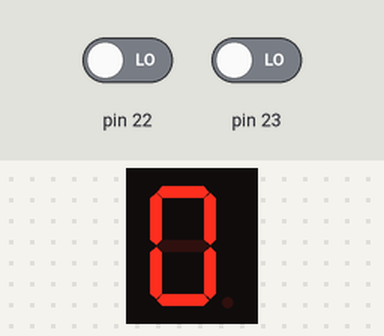
The program below on a simulated Arduino Uno, built with avr-gcc and run on an emulated ATmega328P. Shown: 1-digit seven-segment display. Wiring (inferred from the names in the program): 1-digit 7-segment display, segments lit when HIGH: segments pin 7, pin 8, pin 9, pin 10, pin 11, pin 12, pin 13. The inputs (shaded band) are chosen by the test bench; at power-on: pin 22 LOW, pin 23 LOW. The segment pins are drawn as the display they are named for; what the program prints to the serial monitor is not drawn.

Above: at 0.1 s.
At 20.1 s:
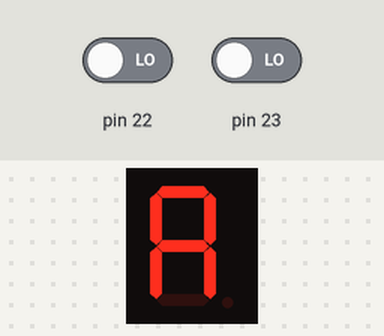
At 24.1 s:
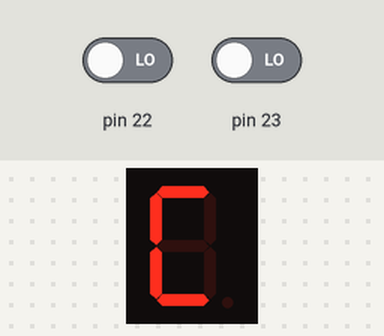
At 26.1 s:
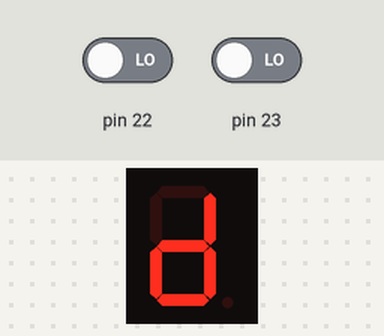
At 28.1 s:
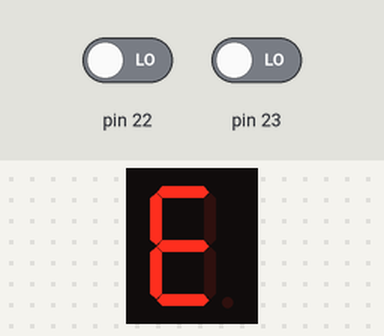
At 30.1 s:
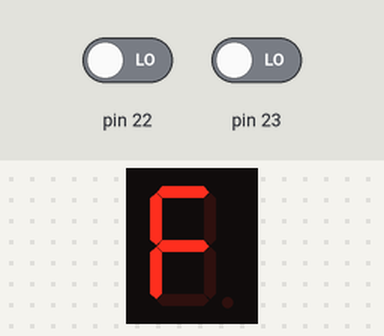

Measured:
- what the display in image 1 shows lasts 1.0 s, from 20.0 s to 21.0 s

The program:

main.cpp
```cpp
#include <Arduino.h>

int A = PD7;
int B = PB0;
int C = PB1;
int D = PB2;
int E = PB3;
int F = PB4;
int G = PB5;

void setup() {
    DDRB = 0x3f;
    DDRD = 0x80;
    Serial.begin(115200);
}

void clear() {
    PORTB = 0x0;
    PORTD = 0x0;
    PORTC = 0x0;
}

void print0() {
    // turn on every segment except G

    PORTB |= (1 << B) | (1 << C) | (1 << D) | (1 << E) | (1 << F);
    PORTD |= (1 << A);
}

void print1() {
    // turn on only B and C

    PORTB |= (1 << B) | (1 << C);
}

void print2() {
    // turn on only A B G E D

    PORTB |= (1 << B) | (1 << G) | (1 << E) | (1 << D);
    PORTD |= (1 << A);
}

void print3() {
    // turn on everthing except F and E

    PORTB |= (1 << B) | (1 << G) | (1 << C) | (1 << D);
    PORTD |= (1 << A);
}

void print4() {
    // turn on only F G B C

    PORTB |= (1 << F) | (1 << G) | (1 << B) | (1 << C);
}

void print5() {
    // turn on only A F G C D

    PORTB |= (1 << F) | (1 << G) | (1 << C) | (1 << D);
    PORTD |= (1 << A);
}

void print6() {
    // only B is off
    PORTB |= (1 << C) | (1 << D) | (1 << E) | (1 << F) | (1 << G);
    PORTD |= (1 << A);
}

void print7() {
    // turn on only A B C

    PORTB |= (1 << B) | (1 << C);
    PORTD |= (1 << A);
}

void print8() {
    // turn on everything

    PORTB |= (1 << B) | (1 << C) | (1 << D) | (1 << E) | (1 << F) | (1 << G);
    PORTD |= (1 << A);
}

void print9() {
    // only E is off
    PORTB |= (1 << B) | (1 << C) | (1 << D) | (1 << F) | (1 << G);
    PORTD |= (1 << A);
}

void printA() {
    // only D is off
    PORTB |= (1 << B) | (1 << C) | (1 << E) | (1 << F) | (1 << G);
    PORTD |= (1 << A);
}

void printB() {
    // A and B are off

    PORTB |= (1 << C) | (1 << D) | (1 << E) | (1 << F) | (1 << G);
}

void printC() {
    // turn on A F E D

    PORTB |= (1 << D) | (1 << E) | (1 << F);
    PORTD |= (1 << A);
}

void printD() {
    // A and F are off

    PORTB |= (1 << B) | (1 << C) | (1 << D) | (1 << E) | (1 << G);
}

void printE() {
    // B and C are off

    PORTB |= (1 << D) | (1 << E) | (1 << F) | (1 << G);
    PORTD |= (1 << A);
}

void printF() {
    // B C D are off

    PORTB |= (1 << E) | (1 << F) | (1 << G);
    PORTD |= (1 << A);
}

void loop() {
    print0();
    Serial.println(PINB);
    delay(1000);
    clear();
    delay(1000);
    print1();
    delay(1000);
    clear();
    delay(1000);
    print2();
    delay(1000);
    clear();
    delay(1000);
    print3();
    delay(1000);
    clear();
    delay(1000);
    print4();
    delay(1000);
    clear();
    delay(1000);
    print5();
    delay(1000);
    clear();
    delay(1000);
    print6();
    delay(1000);
    clear();
    delay(1000);
    print7();
    delay(1000);
    clear();
    delay(1000);
    print8();
    delay(1000);
    clear();
    delay(1000);
    print9();
    delay(1000);
    clear();
    delay(1000);
    printA();
    delay(1000);
    clear();
    delay(1000);
    printB();
    delay(1000);
    clear();
    delay(1000);
    printC();
    delay(1000);
    clear();
    delay(1000);
    printD();
    delay(1000);
    clear();
    delay(1000);
    printE();
    delay(1000);
    clear();
    delay(1000);
    printF();
    delay(1000);
    clear();
    delay(1000);
}
```
